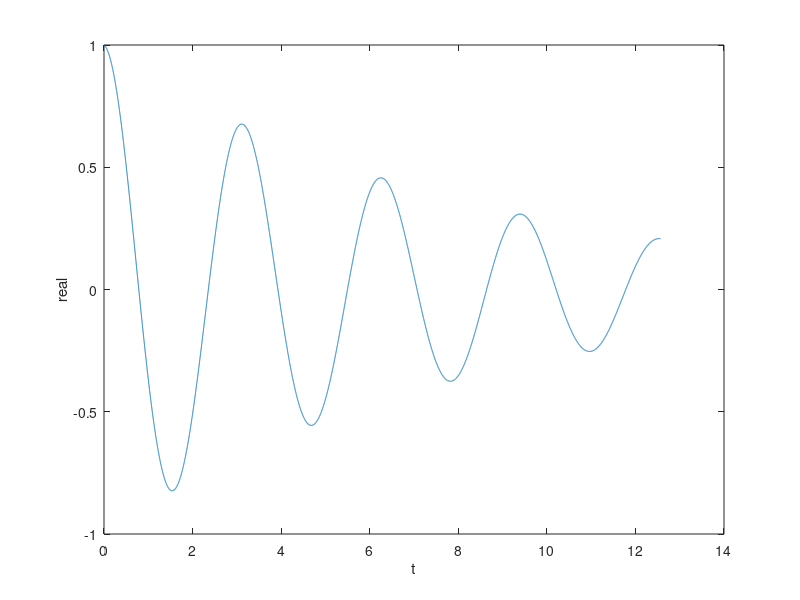
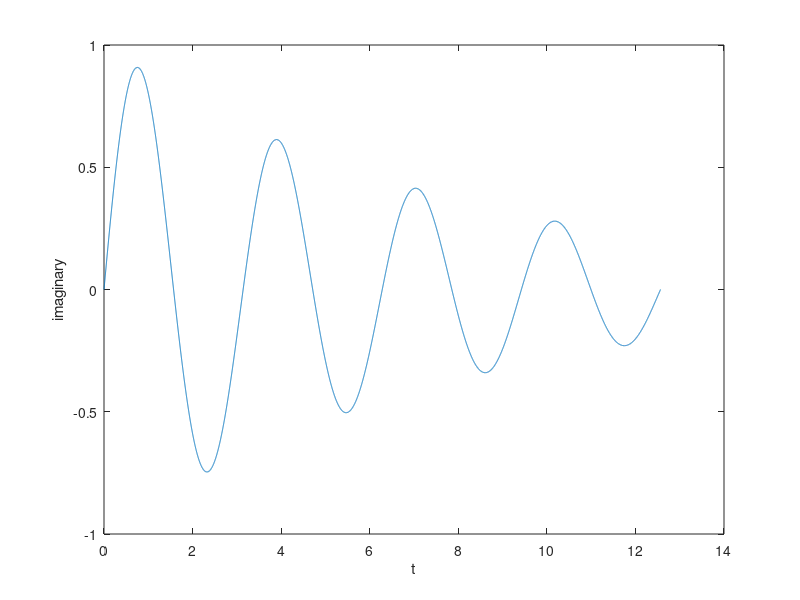
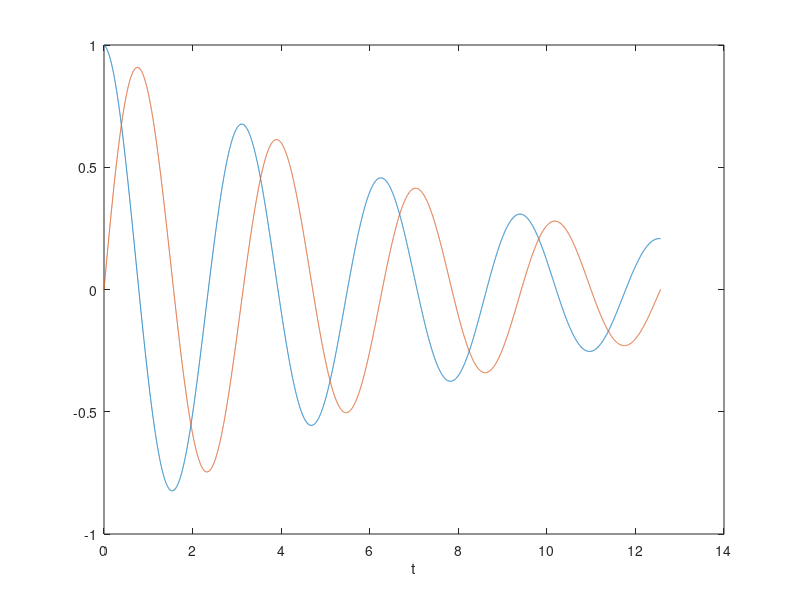
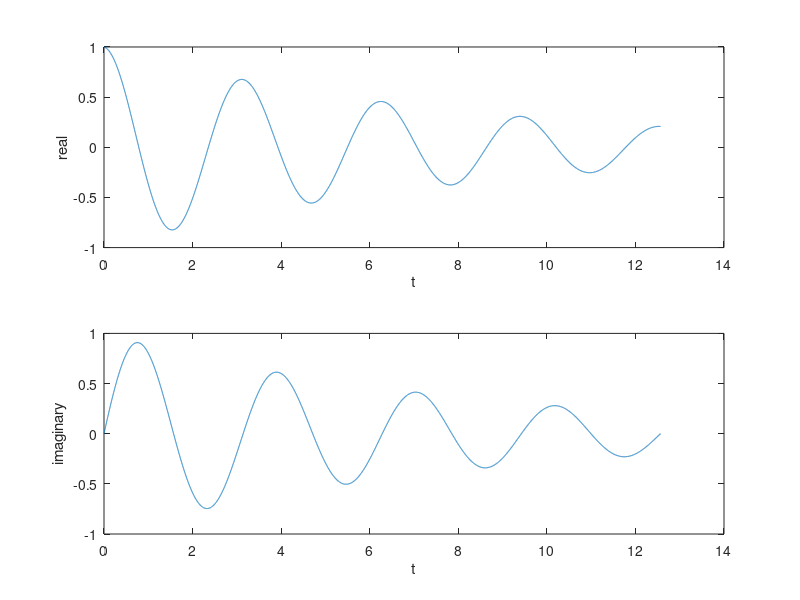

Reproduce these figures in MATLAB, in order.
% Plot complex exponential signal

%% specify time frame [t0:t_step:t1]
t0 = 0;
t1 = 4*pi;
t_step = t1*1000;

% create time sequence t
t = linspace(t0, t1, t_step);

%% Generate Signals
% fundamental period T_0 (sec)
T_0 = pi;

% fundamental frequency
w_0 = 2*pi/T_0;

% Euler's number 
e = exp(1);

theta = 0;
% theta = pi/2;

% 𝐶=|𝐶|𝑒^𝑗𝜃
C = 1*e^(1i * theta);

r = -0.125;

% x(t) = |𝐶| 𝑒^𝑟𝑡 𝑒^(𝑗(𝜔_0 𝑡+𝜃))
x = abs(C)* ( e.^(r.*t) ) .* (e .^ (1i .* (w_0 .* t)+theta) );

% real part of x
re_x = real(x);

% imaginart part of x
im_x = imag(x);

%% Plot in separate figure

figure();
plot(t,re_x);
xlabel('t');
ylabel('real');

figure();
plot(t,im_x);
xlabel('t');
ylabel('imaginary');

figure();
plot(t,re_x);
hold();
plot(t,im_x);
xlabel('t');


%% subplot

figure();
subplot(2,1,1);
plot(t,re_x);
xlabel('t');
ylabel('real');

subplot(2,1,2);
plot(t,im_x);
xlabel('t');
ylabel('imaginary');

%% 3D Plot

% now we have 3-axis data : t, re_x, im_x
% plot point in 3d space -> scatter3(X,Y,Z,S,C) parameter ordering spcify axis to plot
% for quick manual type help scatter3 in command window
figure();
scatter3(t,re_x,im_x, 1)

% add label to graph
xlabel('t');
ylabel('real') 
zlabel('imaginary') 
%%

%{
Assignment, hands in a report 
-----------------------------
answer these questions

from this equation
x = abs(C)* ( e.^(r.*t) ) .* (e .^ (1i .* (w_0 .* t)+theta) );

show the plot of the signal x in subplot version 
by using these parameters for the signal x:
 1) theta = pi/2,  r = 0.25, all other values remain the same
 2) theta = -pi/2,  r = -0.25, all other values remain the same

question: what is the phase relation between re_x and im_x

%}

